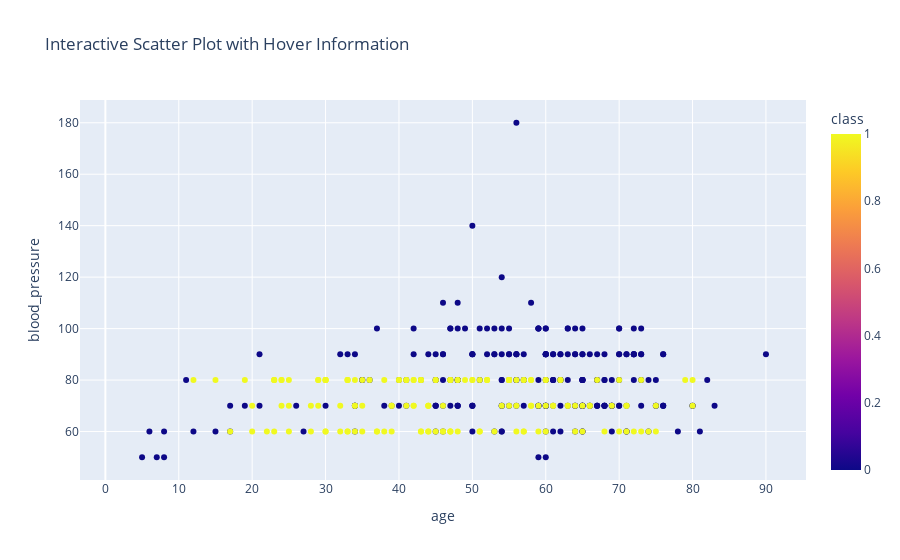

Notebook code for this chart:
### Markdown cell above
# Plotly Analysis

### Code cell
fig = px.scatter(df, 
                 x='age', 
                 y='blood_pressure', 
                 color='class', 
                 hover_data=['serum_creatinine','haemoglobin'], 
                 title='Interactive Scatter Plot with Hover Information')

fig.show()

### Figure 1 — Plotly figure (JSON) as saved in the notebook; plotly's stock layout.template omitted (floating-point values rounded to 4 significant figures; data arrays with more than 128 entries replaced by an {"elided": "..."} marker saying what was removed)
{"data": [{"customdata": {"elided": "400x2 float values"}, "hovertemplate": "age=%{x}<br>blood_pressure=%{y}<br>serum_creatinine=%{customdata[0]}<br>haemoglobin=%{customdata[1]}<br>class=%{marker.color}<extra></extra>", "legendgroup": "", "marker": {"color": {"elided": "400 int values"}, "coloraxis": "coloraxis", "symbol": "circle"}, "mode": "markers", "name": "", "orientation": "v", "showlegend": false, "type": "scatter", "x": {"elided": "400 int values"}, "xaxis": "x", "y": {"elided": "400 int values"}, "yaxis": "y"}], "layout": {"coloraxis": {"colorbar": {"title": {"text": "class"}}, "colorscale": [[0, "#0d0887"], [0.1111, "#46039f"], [0.2222, "#7201a8"], [0.3333, "#9c179e"], [0.4444, "#bd3786"], [0.5556, "#d8576b"], [0.6667, "#ed7953"], [0.7778, "#fb9f3a"], [0.8889, "#fdca26"], [1, "#f0f921"]]}, "legend": {"tracegroupgap": 0}, "title": {"text": "Interactive Scatter Plot with Hover Information"}, "xaxis": {"anchor": "y", "domain": [0, 1], "title": {"text": "age"}}, "yaxis": {"anchor": "x", "domain": [0, 1], "title": {"text": "blood_pressure"}}}}
